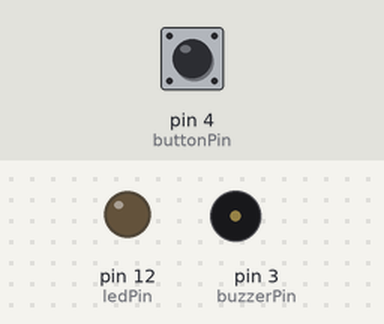
Recording of a sketch running on a simulated Arduino Uno, built with avr-gcc and run on an emulated ATmega328P. Parts: output pins drawn as LEDs (lit = HIGH), buzzer (waves = sounding, pin HIGH). Inputs (shaded band) come from the test bench; at power-on: pin 4 (buttonPin) LOW. What the sketch prints to the serial monitor is not drawn.

Above: at 1.2 s.
1.3 s: pin 4 (buttonPin) pulled HIGH for 0.15 s
At 1.38 s:
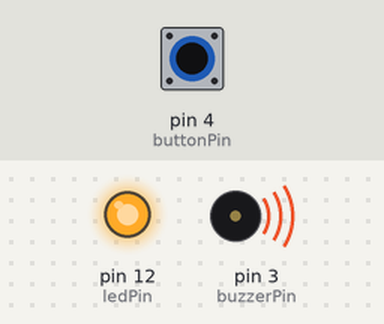
2.9 s: pin 4 (buttonPin) pulled HIGH for 3.2 s
At 7.1 s:
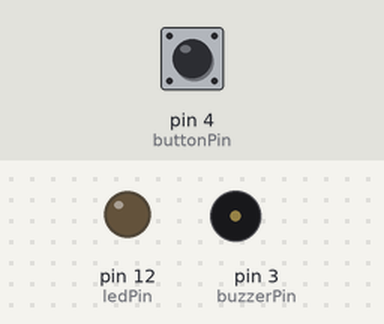
Timing chart, 0 to 8.6 s (numbered marks = the images above; inputs shaded):
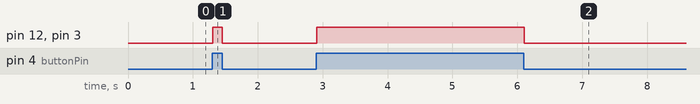

The sketch:

0513_sound01__1.ino
```cpp
int ledPin = 12;
int buttonPin = 4;
int buzzerPin = 3;
int buttonState;

void setup()
{
  Serial.begin(9600);
  pinMode(ledPin, OUTPUT);
  pinMode(buzzerPin, OUTPUT);
  pinMode(buttonPin, INPUT);
}

void loop()
{
  buttonState = digitalRead(buttonPin);
  Serial.println(buttonState);
  if (buttonState == 1){
    digitalWrite(ledPin, 1);
    digitalWrite(buzzerPin, 1);
  }
  else {
    digitalWrite(ledPin, 0);
    digitalWrite(buzzerPin, 0);
  }
}
```

Measured:
- after the input at 1.3 s, pin 12 (ledPin), pin 3 (buzzerPin): LOW → HIGH at once, → LOW 0.15 s later
- after the input at 2.9 s, pin 12 (ledPin), pin 3 (buzzerPin): LOW → HIGH at once, → LOW 3.2 s later
